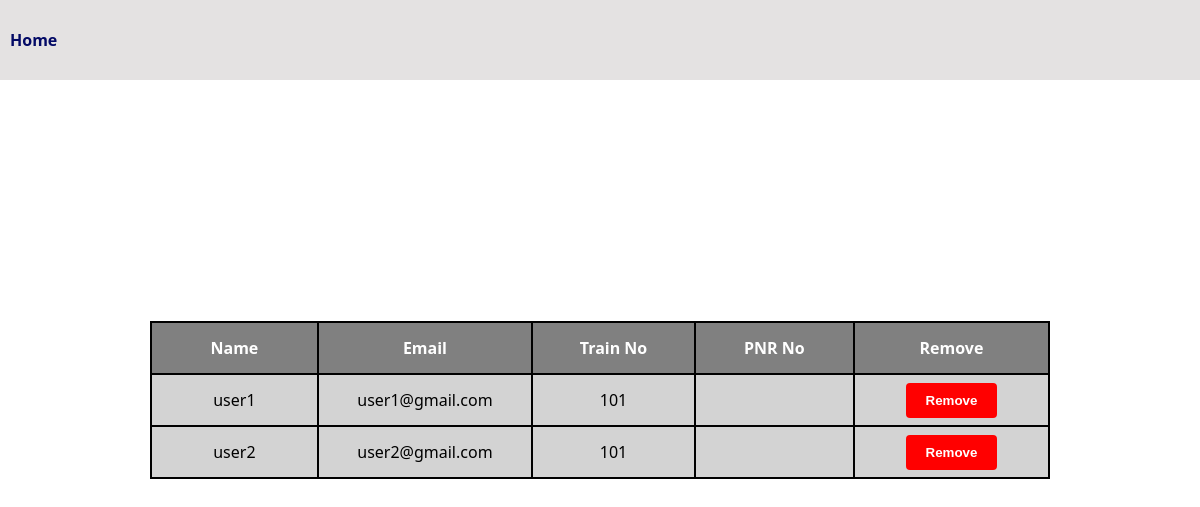
The app's page /user_details/, older data.
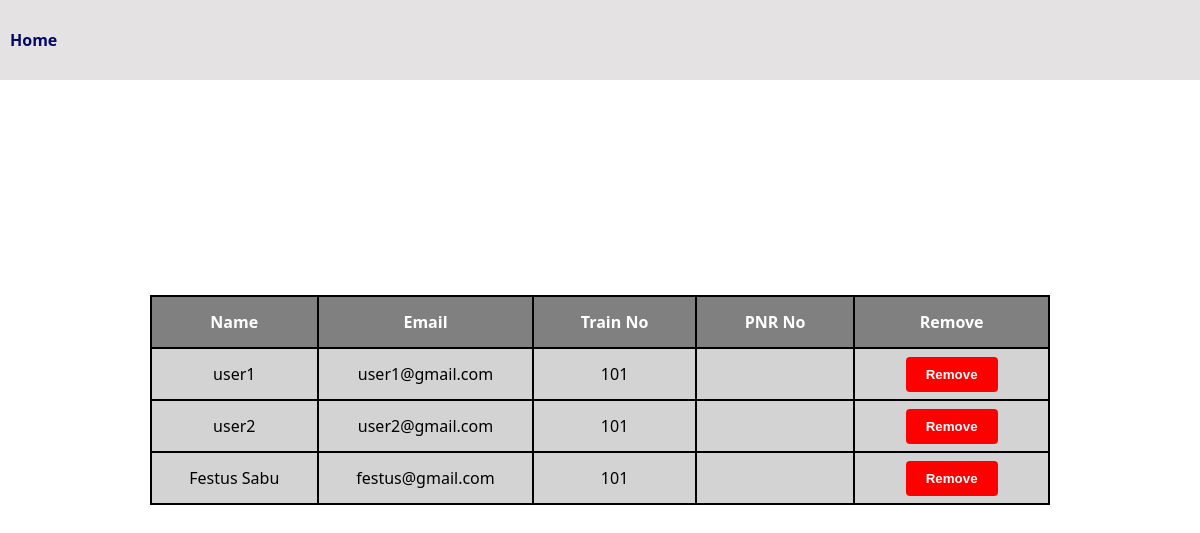
The same page, newer data.
### user_app/models.py (models this page shows, shortened)
class Customer(models.Model):
  username = models.CharField(max_length=25)
  email = models.EmailField()
  password = models.CharField(max_length=25)
  train_number = models.IntegerField()

### admin_app/views.py (the view)
# urls.py: path('user_details/', user_details, name='user_details'),
def user_details(request):
    customers = Customer.objects.all()
    return render(request, 'admin_watch_users.html', {'customers':customers})

### templates/admin_watch_users.html (shortened to what this page needs)
<!DOCTYPE html>
<html lang="en">
<head>
</head>
<body>
  <div class="user-details-container-in-admin-page">
    <nav>
      <div class="nav">
        <a href="{% url 'admin_app:admin_page' %}">Home</a>
      </div>
    </nav>
    <div class="user-table">
      <table class="content-table" bgcolor="black" width="900" style="text-align: center;">
          <tr bgcolor="gray" style="color: white;" height="50">
            <th width="300">Name</th>
            <th width="300">Email</th>
            <th width="300">Train No</th>
            <th width="300">PNR No</th>
            <th width="300">Remove</th>
          </tr>
          {% for i in customers %}
          <tr bgcolor="lightgray" height="50">
            <td>{{i.username}}</td>
            <td>{{i.email}}</td>
            <td>{{i.train_number}}</td>
            <td>{{i.pnr_number}}</td>
            <td><a href="{% url 'admin_app:remove_user' i.id %}"><button>Remove</button></a></td>
          </tr>
          {% endfor %}
      </table>
    </div>
</body>
</html>

Row changes from the older to the newer data that the page shows:
added Customer: username "Festus Sabu", email "festus@gmail.com", train_number "101"
